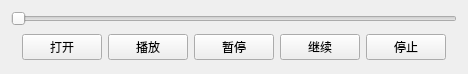
<?xml version="1.0" encoding="UTF-8"?>
<ui version="4.0">
 <class>KSPlayerCtrl</class>
 <widget class="QWidget" name="KSPlayerCtrl">
  <property name="geometry">
   <rect>
    <x>0</x>
    <y>0</y>
    <width>435</width>
    <height>74</height>
   </rect>
  </property>
  <property name="windowTitle">
   <string>KSPlayerCtrl</string>
  </property>
  <layout class="QVBoxLayout" name="verticalLayout">
   <item>
    <widget class="MySlider" name="horizontalSlider">
     <property name="maximum">
      <number>999</number>
     </property>
     <property name="orientation">
      <enum>Qt::Horizontal</enum>
     </property>
    </widget>
   </item>
   <item>
    <widget class="QWidget" name="widget" native="true">
     <layout class="QHBoxLayout" name="horizontalLayout">
      <property name="topMargin">
       <number>0</number>
      </property>
      <property name="bottomMargin">
       <number>0</number>
      </property>
      <item>
       <widget class="QPushButton" name="pushButtonOpen">
        <property name="text">
         <string>打开</string>
        </property>
       </widget>
      </item>
      <item>
       <widget class="QPushButton" name="pushButtonPlay">
        <property name="text">
         <string>播放</string>
        </property>
       </widget>
      </item>
      <item>
       <widget class="QPushButton" name="pushButtonPause">
        <property name="text">
         <string>暂停</string>
        </property>
       </widget>
      </item>
      <item>
       <widget class="QPushButton" name="pushButtonResume">
        <property name="text">
         <string>继续</string>
        </property>
       </widget>
      </item>
      <item>
       <widget class="QPushButton" name="pushButtonStop">
        <property name="text">
         <string>停止</string>
        </property>
       </widget>
      </item>
     </layout>
    </widget>
   </item>
  </layout>
 </widget>
 <layoutdefault spacing="6" margin="11"/>
 <customwidgets>
  <customwidget>
   <class>MySlider</class>
   <extends>QSlider</extends>
   <header>MySlider.h</header>
  </customwidget>
 </customwidgets>
 <resources/>
 <connections/>
</ui>
